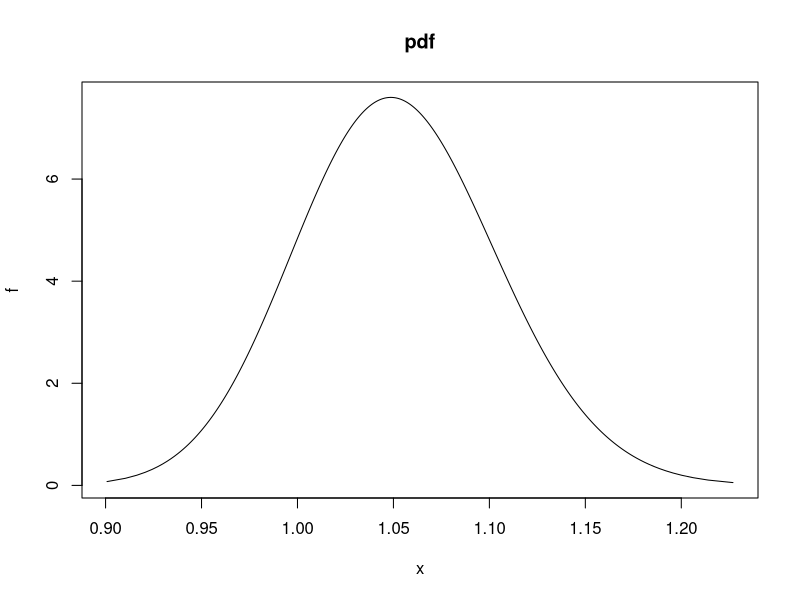
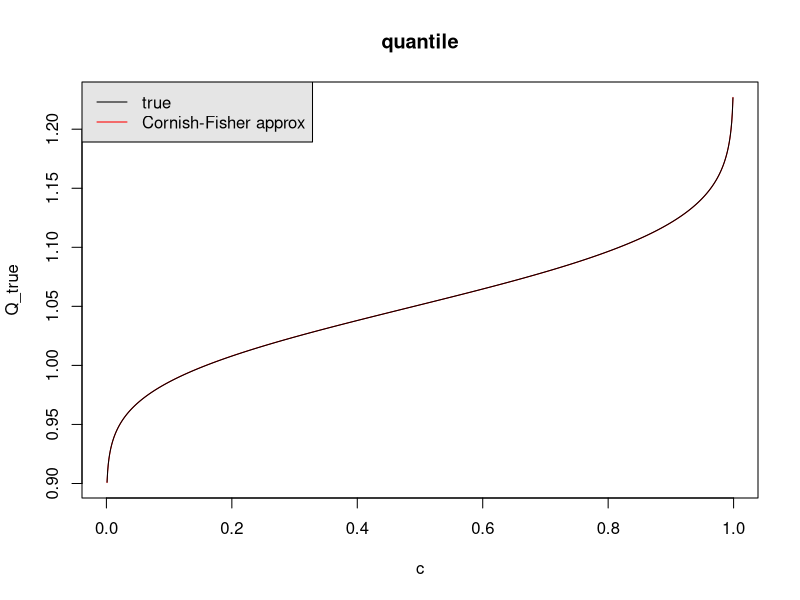

The R script that drew these images, in order:
#' This script compares the Cornish-Fisher estimate of the VaR with the true
#' analytical VaR under the lognormal assumptions as described in A. Meucci,
#' "Risk and Asset Allocation", Springer, 2005,  Chapter 5.
#'
#' @references
#' A. Meucci - "Exercises in Advanced Risk and Portfolio Management"
#'  \url{http://symmys.com/node/170}, "E 223 - Cornish-Fisher approximation of
#' the Value-at-Risk".
#'
#' See Meucci's script for "S_CornishFisher.m"
#
#' @author Xavier Valls \email{xaviervallspla@@gmail.com}

################################################################################
### Inputs 
mu  <- 0.05
sig <- 0.05 # NB: change here and see the impact of approximation

################################################################################
### Process data
E_X  <- exp(mu + sig ^ 2 / 2)
Sd_X <- exp(mu + sig ^ 2 / 2) * sqrt(exp(sig ^ 2) - 1)
Sk_X <- sqrt(exp(sig ^ 2) - 1) * (exp(sig ^ 2) + 2)

c <- seq(0.001, 0.999, 0.001)
z <- qnorm(c)

Q_CF   <- E_X + Sd_X * (z + Sk_X  /  6 * (z ^ 2 - 1))
Q_true <- qlnorm(c,mu,sig)

x <- Q_true
f <- dlnorm(x, mu, sig)

################################################################################
### Plots
dev.new()
plot(x, f, type= "l", main = "pdf")

dev.new()
plot(c, Q_true, type = "l", col = "red", main = "quantile")
lines(c, Q_CF)
legend("topleft", 1.9, c("true", "Cornish-Fisher approx"),
	   col = c("black","red"), lty = 1, bg = "gray90")
